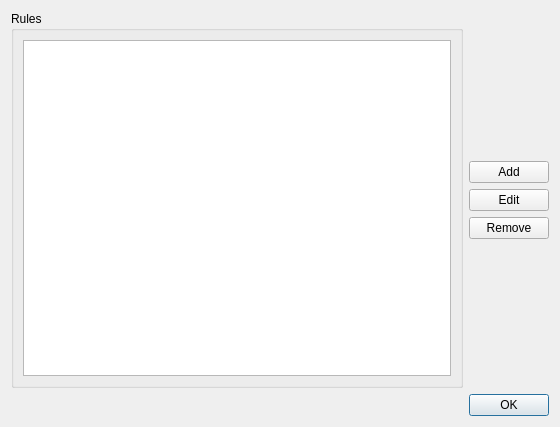
<?xml version="1.0" encoding="UTF-8"?>
<ui version="4.0">
 <class>AlertSettingDialog</class>
 <widget class="QDialog" name="AlertSettingDialog">
  <property name="geometry">
   <rect>
    <x>0</x>
    <y>0</y>
    <width>560</width>
    <height>427</height>
   </rect>
  </property>
  <property name="windowTitle">
   <string>Alerts Rules</string>
  </property>
  <layout class="QVBoxLayout" name="verticalLayout_3">
   <item>
    <layout class="QHBoxLayout" name="horizontalLayout">
     <item>
      <widget class="QGroupBox" name="groupBox">
       <property name="title">
        <string>Rules</string>
       </property>
       <layout class="QVBoxLayout" name="verticalLayout_2">
        <item>
         <widget class="QListView" name="rulesListView">
          <property name="editTriggers">
           <set>QAbstractItemView::NoEditTriggers</set>
          </property>
         </widget>
        </item>
       </layout>
      </widget>
     </item>
     <item>
      <layout class="QVBoxLayout" name="verticalLayout">
       <item>
        <spacer name="verticalSpacer_2">
         <property name="orientation">
          <enum>Qt::Vertical</enum>
         </property>
         <property name="sizeHint" stdset="0">
          <size>
           <width>20</width>
           <height>40</height>
          </size>
         </property>
        </spacer>
       </item>
       <item>
        <widget class="QPushButton" name="addRuleButton">
         <property name="text">
          <string>Add</string>
         </property>
        </widget>
       </item>
       <item>
        <widget class="QPushButton" name="editRuleButton">
         <property name="text">
          <string>Edit</string>
         </property>
        </widget>
       </item>
       <item>
        <widget class="QPushButton" name="removeRuleButton">
         <property name="text">
          <string>Remove</string>
         </property>
        </widget>
       </item>
       <item>
        <spacer name="verticalSpacer">
         <property name="orientation">
          <enum>Qt::Vertical</enum>
         </property>
         <property name="sizeHint" stdset="0">
          <size>
           <width>20</width>
           <height>40</height>
          </size>
         </property>
        </spacer>
       </item>
      </layout>
     </item>
    </layout>
   </item>
   <item>
    <widget class="QDialogButtonBox" name="buttonBox">
     <property name="orientation">
      <enum>Qt::Horizontal</enum>
     </property>
     <property name="standardButtons">
      <set>QDialogButtonBox::Ok</set>
     </property>
    </widget>
   </item>
  </layout>
 </widget>
 <resources/>
 <connections>
  <connection>
   <sender>buttonBox</sender>
   <signal>accepted()</signal>
   <receiver>AlertSettingDialog</receiver>
   <slot>accept()</slot>
   <hints>
    <hint type="sourcelabel">
     <x>248</x>
     <y>254</y>
    </hint>
    <hint type="destinationlabel">
     <x>157</x>
     <y>274</y>
    </hint>
   </hints>
  </connection>
  <connection>
   <sender>buttonBox</sender>
   <signal>rejected()</signal>
   <receiver>AlertSettingDialog</receiver>
   <slot>reject()</slot>
   <hints>
    <hint type="sourcelabel">
     <x>316</x>
     <y>260</y>
    </hint>
    <hint type="destinationlabel">
     <x>286</x>
     <y>274</y>
    </hint>
   </hints>
  </connection>
  <connection>
   <sender>removeRuleButton</sender>
   <signal>clicked()</signal>
   <receiver>AlertSettingDialog</receiver>
   <slot>removeRule()</slot>
   <hints>
    <hint type="sourcelabel">
     <x>508</x>
     <y>229</y>
    </hint>
    <hint type="destinationlabel">
     <x>279</x>
     <y>213</y>
    </hint>
   </hints>
  </connection>
  <connection>
   <sender>rulesListView</sender>
   <signal>doubleClicked(QModelIndex)</signal>
   <receiver>AlertSettingDialog</receiver>
   <slot>editRule(QModelIndex)</slot>
   <hints>
    <hint type="sourcelabel">
     <x>235</x>
     <y>207</y>
    </hint>
    <hint type="destinationlabel">
     <x>279</x>
     <y>213</y>
    </hint>
   </hints>
  </connection>
  <connection>
   <sender>editRuleButton</sender>
   <signal>clicked()</signal>
   <receiver>AlertSettingDialog</receiver>
   <slot>editRuleButton()</slot>
   <hints>
    <hint type="sourcelabel">
     <x>508</x>
     <y>198</y>
    </hint>
    <hint type="destinationlabel">
     <x>279</x>
     <y>213</y>
    </hint>
   </hints>
  </connection>
  <connection>
   <sender>addRuleButton</sender>
   <signal>clicked()</signal>
   <receiver>AlertSettingDialog</receiver>
   <slot>addRule()</slot>
   <hints>
    <hint type="sourcelabel">
     <x>508</x>
     <y>167</y>
    </hint>
    <hint type="destinationlabel">
     <x>279</x>
     <y>213</y>
    </hint>
   </hints>
  </connection>
 </connections>
 <slots>
  <slot>removeRule()</slot>
  <slot>editRule(QModelIndex)</slot>
  <slot>editRuleButton()</slot>
  <slot>addRule()</slot>
 </slots>
</ui>
